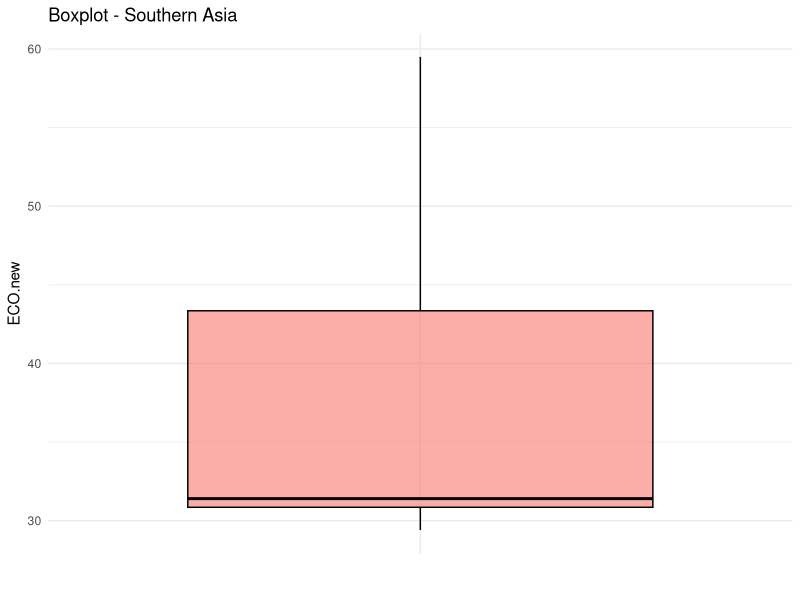
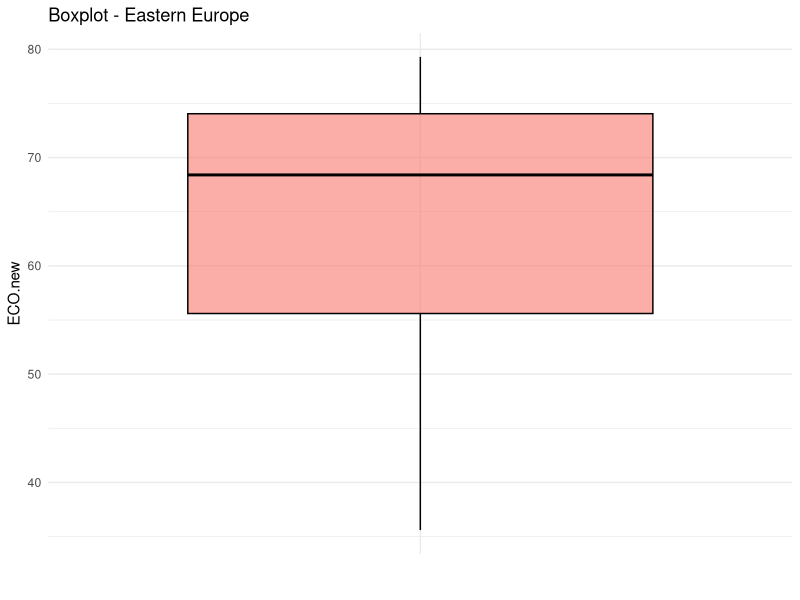
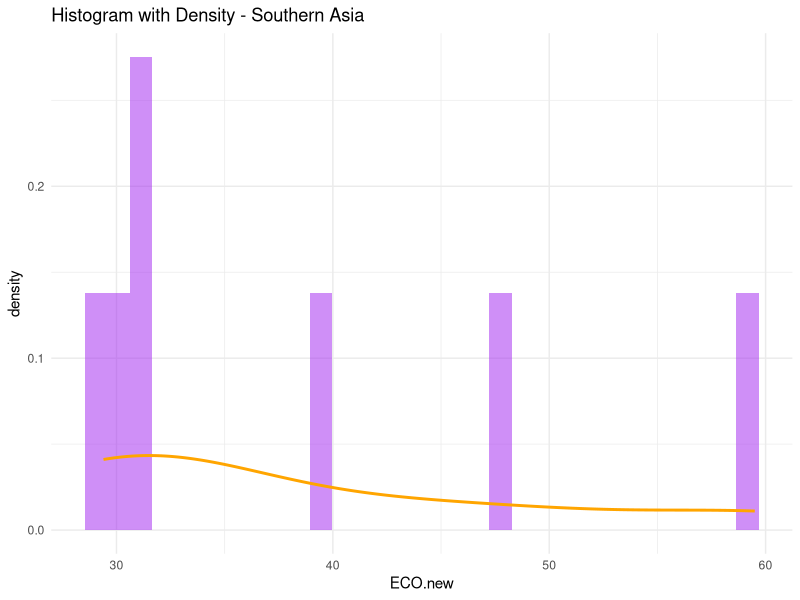
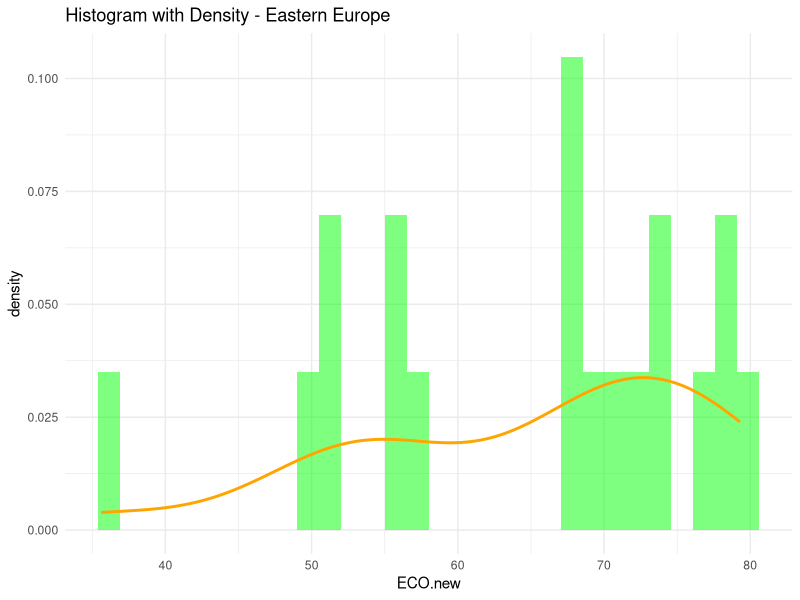
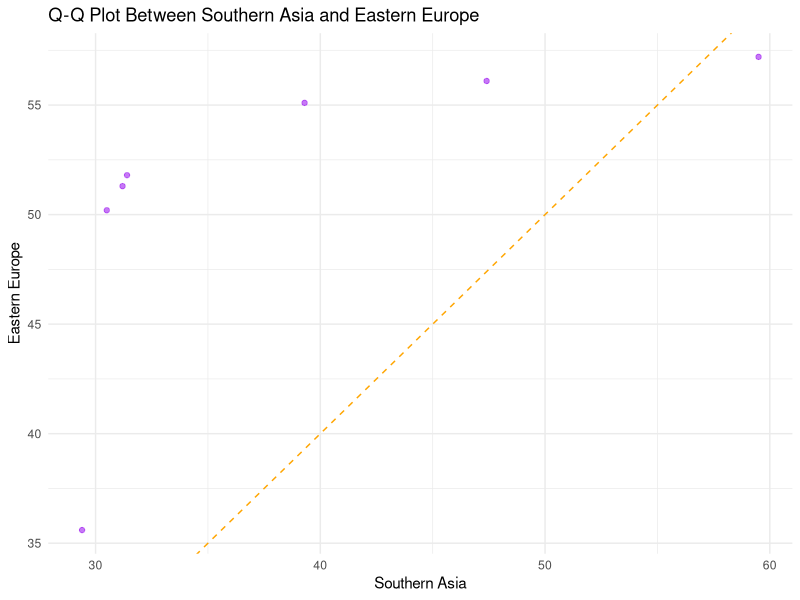
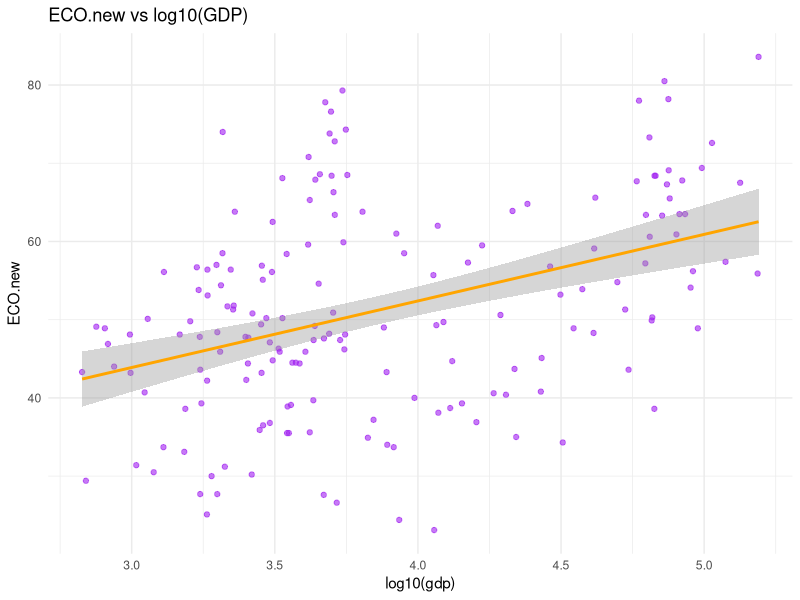
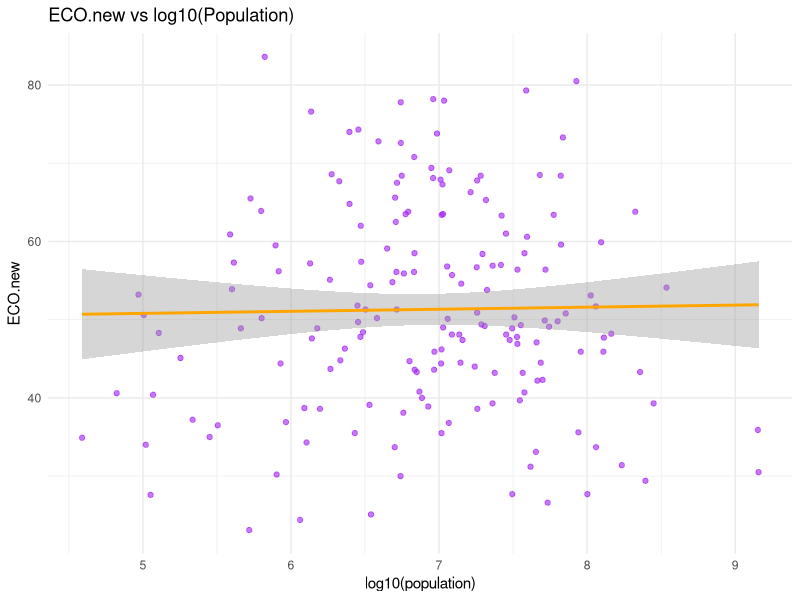
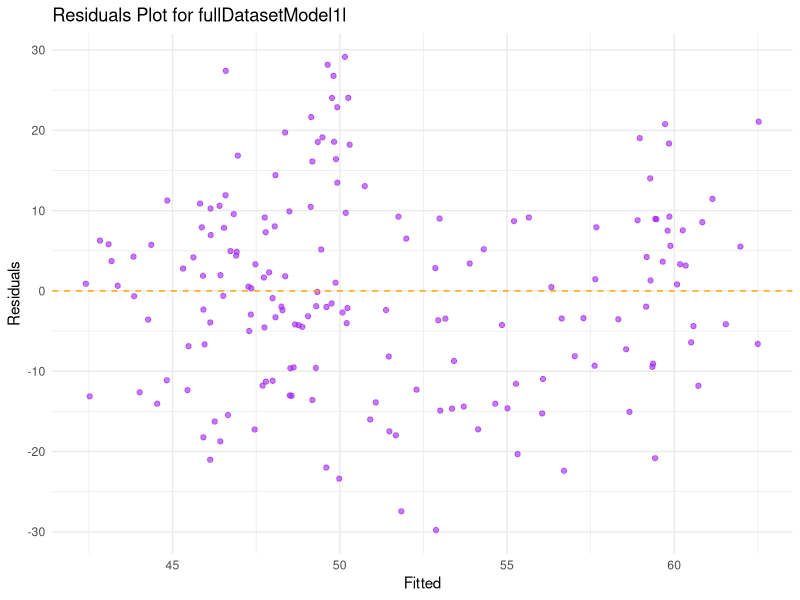

Write the R code that produced these figures, in order.
# Libraries
library("ggplot2")
library("readr")
library(readr)
library(class)
library(caret)
library(dplyr)

# Set working directory, open csv, view csv
setwd("C:/Users/mlitc/Documents/Data_Analytics/assignment2/")
readCSV <- read_csv("epi_results_2024_pop_gdp.csv")
View(readCSV)

# Create variable for modified dataset
modifiedData <- readCSV

# Check for NAN and removes all rows with NAN present
for (col in c("population", "gdp", "EPI.new", "ECO.new", "BDH.new", "SPI.new", "BER.new", "RLI.new")) {
  NACounter <- sum(is.na(modifiedData[[col]]))
  if (NACounter > 0) {
    modifiedData <- modifiedData[!is.na(modifiedData[[col]]), ]
  }
}

### Variable Distributions ###

# Derive 2 subsets, each for a different region and display them
subsetRegion1 <- subset(modifiedData, region == unique(modifiedData$region)[1])
subsetRegion2 <- subset(modifiedData, region == unique(modifiedData$region)[2])

# Define the common varirable to use in the plots between the 2 regions
commonVariable <- "ECO.new"

# Plot boxplots for each region
boxplot1 <- ggplot(subsetRegion1, aes(y = ECO.new, x = "", fill = "Region 1")) +
  geom_boxplot(alpha = 0.6, color = "black") +
  labs(title = paste("Boxplot -", unique(modifiedData$region)[1]),
       y = commonVariable, x = "") +
  theme_minimal() +
  theme(legend.position = "none")

boxplot2 <- ggplot(subsetRegion2, aes(y = ECO.new, x = "", fill = "Region 2")) +
  geom_boxplot(alpha = 0.6, color = "black") +
  labs(title = paste("Boxplot -", unique(modifiedData$region)[2]),
       y = commonVariable, x = "") +
  theme_minimal() +
  theme(legend.position = "none")

print(boxplot1)
print(boxplot2)

# Plot histograms with density lines overlaid for each region and display them
histogram1 <- ggplot(subsetRegion1, aes(x = ECO.new)) +
  geom_histogram(aes(y = ..density..), bins = 30, fill = "purple", alpha = 0.5) +
  geom_density(color = "orange", size = 1) +
  ggtitle(paste("Histogram with Density -", unique(modifiedData$region)[1])) +
  theme_minimal()

histogram2 <- ggplot(subsetRegion2, aes(x = ECO.new)) +
  geom_histogram(aes(y = ..density..), bins = 30, fill = "green", alpha = 0.5) +
  geom_density(color = "orange", size = 1) +
  ggtitle(paste("Histogram with Density -", unique(modifiedData$region)[2])) +
  theme_minimal()

print(histogram1)
print(histogram2)

# Plot QQ Plot for the same variable between the 2 regions (1 QQ plot)

# Ensure the samples (regions) are the same length by trimming them to the same length
min_length <- min(length(subsetRegion1[[commonVariable]]), length(subsetRegion2[[commonVariable]]))

# Sort the samples and make them equal length
region1_sorted <- sort(subsetRegion1[[commonVariable]])[1:min_length]
region2_sorted <- sort(subsetRegion2[[commonVariable]])[1:min_length]

# Create a dataframe for the qq plot that holds info on both the regions
qq_data <- data.frame(region1 = region1_sorted, region2 = region2_sorted)

# Create the QQ plot
QQPlot <- ggplot(qq_data, aes(sample = region2, theoretical = region1)) +
  geom_point(aes(x = region1, y = region2), color = "purple", alpha = 0.6) +
  geom_abline(intercept = 0, slope = 1, color = "orange", linetype = "dashed") +
  labs(
    title = paste("Q-Q Plot Between", unique(modifiedData$region)[1], "and", unique(modifiedData$region)[2]),
    x = unique(modifiedData$region)[1],
    y = unique(modifiedData$region)[2]
  ) +
  theme_minimal()

print(QQPlot)

### Linear Models ###

# Choose a variable (ECO.new) and fit 2 linear models with that variable as response.
# Choose either population or GDP as predictors. Apply transformations if needed (e.g. log)
# to variables to obtain the best performing model.
fullDatasetModel1 <- lm((ECO.new) ~ log10(gdp), data = modifiedData)
fullDatasetModel2 <- lm((ECO.new) ~ log10(population), data = modifiedData)

# Print model summary stats
summary(fullDatasetModel1)
summary(fullDatasetModel2)

# p value of fullDatasetModel1 (using log10(gdp) as predictor): 3.1773-08
# p value of fullDatasetModel2 (using log10(population) as predictor): 0.8222
# The more significant predictor is gdp because the p value is smaller

# Plot the most significant predictor vs. the response
fullDatasetPredictorPlot1 <- ggplot(modifiedData, aes(x = log10(gdp), y = ECO.new)) +
  geom_point(alpha = 0.6, color = "purple") +
  geom_smooth(method = "lm", color = "orange", se = TRUE) +
  ggtitle("ECO.new vs log10(GDP)") +
  theme_minimal()
fullDatasetPredictorPlot2 <- ggplot(modifiedData, aes(x = log10(population), y = ECO.new)) +
  geom_point(alpha = 0.6, color = "purple") +
  geom_smooth(method = "lm", color = "orange", se = TRUE) +
  ggtitle("ECO.new vs log10(Population)") +
  theme_minimal()
print(fullDatasetPredictorPlot1)
print(fullDatasetPredictorPlot2)

# Plot the residual
residuals1 <- data.frame(Fitted = fitted(fullDatasetModel1), Residuals = resid(fullDatasetModel1))
residuals2 <- data.frame(Fitted = fitted(fullDatasetModel2), Residuals = resid(fullDatasetModel2))
fullDataset1Residual <- ggplot(residuals1, aes(x = Fitted, y = Residuals)) +
  geom_point(alpha = 0.6, color = "purple") +
  geom_hline(yintercept = 0, linetype = "dashed", color = "orange") +
  ggtitle("Residuals Plot for fullDatasetModel1l") +
  theme_minimal()
fullDataset2Residual <- ggplot(residuals2, aes(x = Fitted, y = Residuals)) +
  geom_point(alpha = 0.6, color = "green") +
  geom_hline(yintercept = 0, linetype = "dashed", color = "orange") +
  ggtitle("Residuals Plot for fullDatasetModel2") +
  theme_minimal()
print(fullDataset1Residual)
print(fullDataset2Residual)

# Repeat the previous models but with a subset of 1 region (southern asia) instead.

subRegionData1 <- lm((ECO.new) ~ log10(gdp), data = subsetRegion1)
subRegionData2 <- lm((ECO.new) ~ log10(population), data = subsetRegion1)

# Plot summaries of each model
summary(subRegionData1)
summary(subRegionData2)

# Plot the most significant predictor vs. the response
subRegionPredictorPlot1 <- ggplot(subsetRegion1, aes(x = log10(gdp), y = ECO.new)) +
  geom_point(alpha = 0.6, color = "purple") +
  geom_smooth(method = "lm", color = "orange", se = TRUE) +
  ggtitle("ECO.new vs log10(GDP)") +
  theme_minimal()
subRegionPredictorPlot2 <- ggplot(subsetRegion1, aes(x = log10(population), y = ECO.new)) +
  geom_point(alpha = 0.6, color = "purple") +
  geom_smooth(method = "lm", color = "orange", se = TRUE) +
  ggtitle("ECO.new vs log10(Population)") +
  theme_minimal()
print(subRegionPredictorPlot1)
print(subRegionPredictorPlot2)

# Plot the residual
residuals1 <- data.frame(Fitted = fitted(subRegionData1), Residuals = resid(subRegionData1))
residuals2 <- data.frame(Fitted = fitted(subRegionData2), Residuals = resid(subRegionData2))
subRegion1Residual <- ggplot(residuals1, aes(x = Fitted, y = Residuals)) +
  geom_point(alpha = 0.6, color = "purple") +
  geom_hline(yintercept = 0, linetype = "dashed", color = "orange") +
  ggtitle("Residuals Plot for subRegionData1") +
  theme_minimal()
subRegion2Residual <- ggplot(residuals2, aes(x = Fitted, y = Residuals)) +
  geom_point(alpha = 0.6, color = "green") +
  geom_hline(yintercept = 0, linetype = "dashed", color = "orange") +
  ggtitle("Residuals Plot for subRegionData2") +
  theme_minimal()
print(subRegion1Residual)
print(subRegion2Residual)

### Classification (kNN) ###

# Define the two regions and create a subset using 3 variables
KNNsubset <- modifiedData[modifiedData$region %in% c("Southern Asia", "Eastern Europe"), c("region", "EPI.new", "ECO.new", "BDH.new")]
KNNsubset$region <- as.factor(KNNsubset$region)

# Create training (80%) and testing (20%) data by splitting our subset
# Seed is used to prevent change upon runs.
set.seed(42)
trainingIndex <- sample(1 : nrow(KNNsubset), 0.8 * nrow(KNNsubset))
# X values hold the 3 variables (predictors) and Y values hold the "region" class label
trainingX <- KNNsubset[trainingIndex, ][, 2:4] 
trainingY <- KNNsubset[trainingIndex, ]$region
testingX <- KNNsubset[-trainingIndex, ][, 2:4]
testingY <- KNNsubset[-trainingIndex, ]$region

# Looping through k values until a k value is found with an accuracy of 1.
# The confusion matrix is printed for the k value that achieves this.
for (k in 1:10) {
  KNNVar <- knn(trainingX, testingX, trainingY, k = k)
  confusionMatrixVar <- confusionMatrix(KNNVar, testingY)
  accuracy <- sum(diag(confusionMatrixVar$table)) / sum(confusionMatrixVar$table)
  print(paste("k value=", k, "Accuracy =", accuracy))
  if (accuracy == 1) {
    print(confusionMatrixVar)
    break
  }
}

# Repeat previous model 3 other variables and the same k value

# Define the two regions and create a subset using 3 variables
KNNsubset <- modifiedData[modifiedData$region %in% c("Southern Asia", "Eastern Europe"), c("region", "SPI.new", "BER.new", "RLI.new")]
KNNsubset$region <- as.factor(KNNsubset$region)

# Create training (80%) and testing (20%) data by splitting our subset
# Seed is used to prevent change upon runs.
trainingIndex <- sample(1 : nrow(KNNsubset), 0.8 * nrow(KNNsubset))
# X values hold the 3 variables (predictors) and Y values hold the "region" class label
trainingX <- KNNsubset[trainingIndex, ][, 2:4] 
trainingY <- KNNsubset[trainingIndex, ]$region
testingX <- KNNsubset[-trainingIndex, ][, 2:4]
testingY <- KNNsubset[-trainingIndex, ]$region

# K value of 3 is used since that is the value the previous model ended upon
KNNVar <- knn(trainingX, testingX, trainingY, k = 3)
confusionMatrixVar <- confusionMatrix(KNNVar, testingY)
accuracy <- sum(diag(confusionMatrixVar$table)) / sum(confusionMatrixVar$table)
print(paste("k value=", 3, "Accuracy =", accuracy))
print(confusionMatrixVar)
